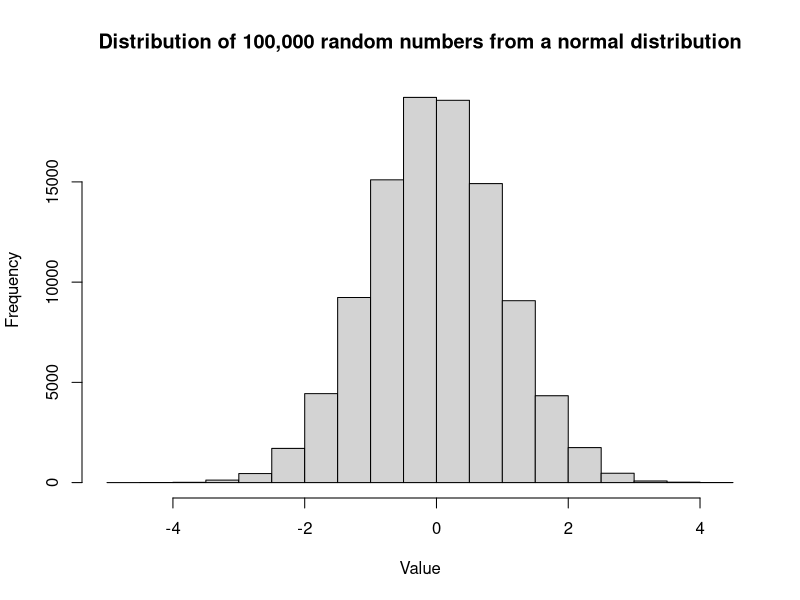
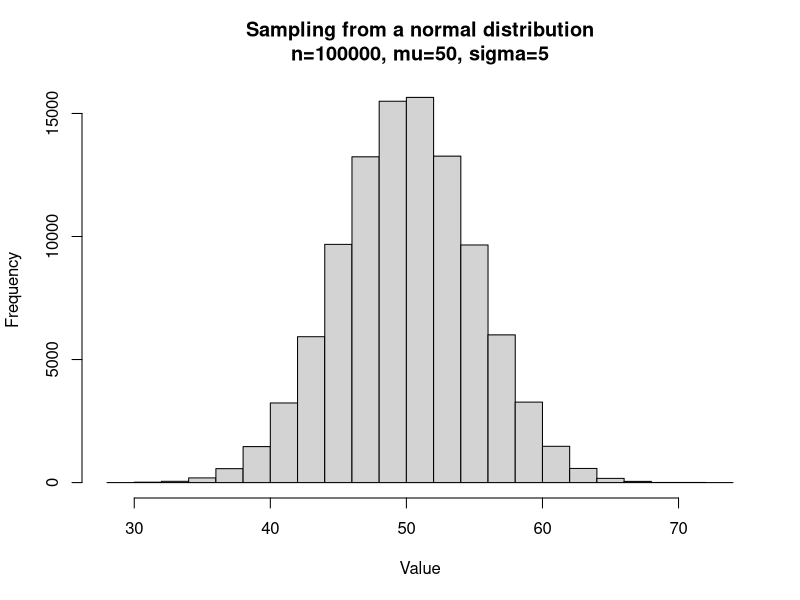
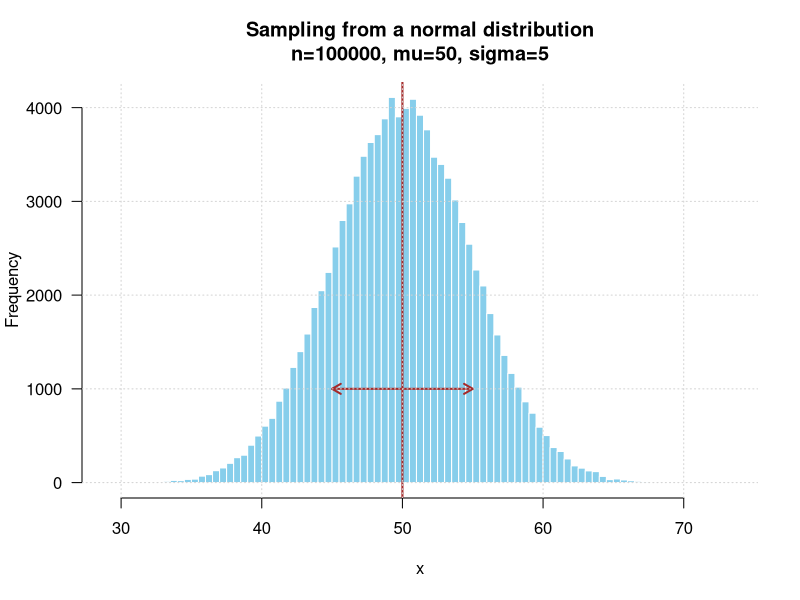
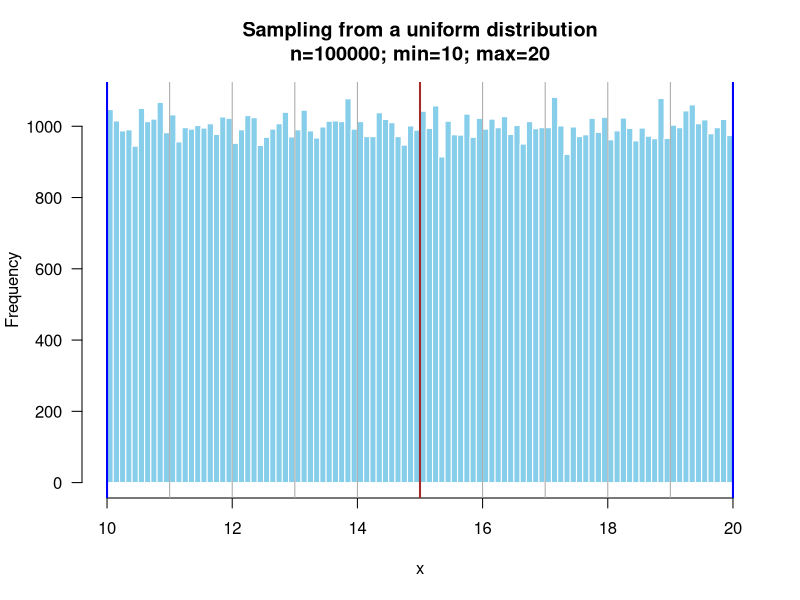
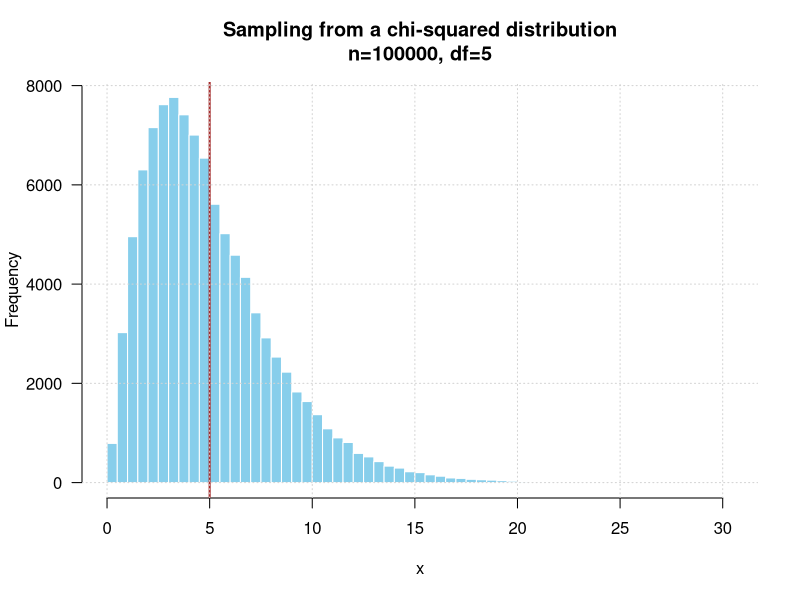
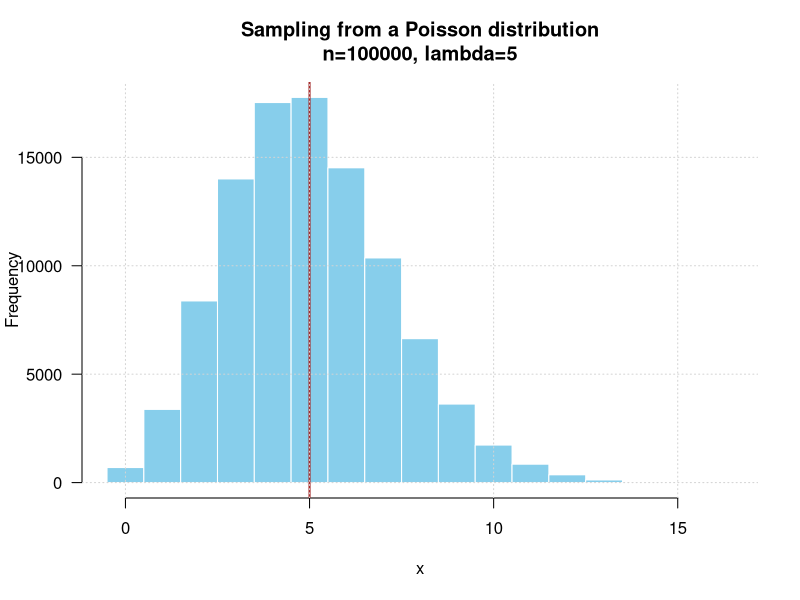
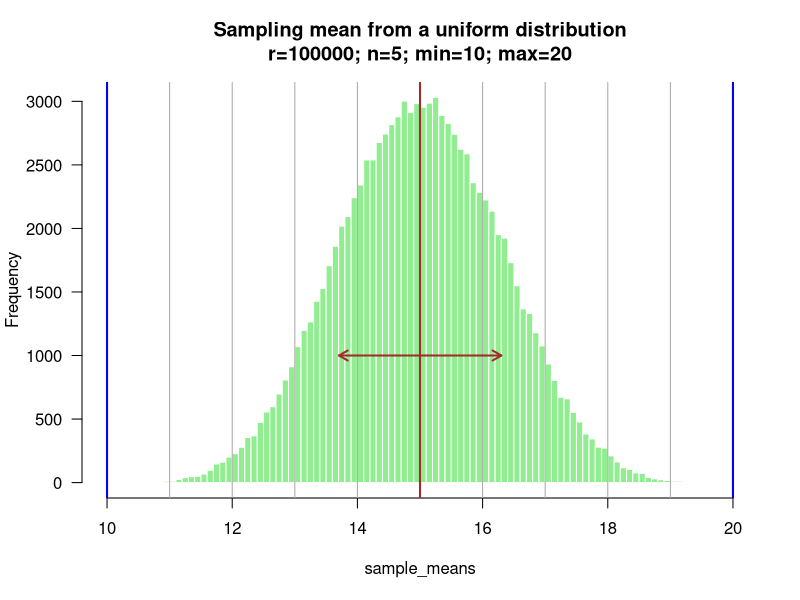
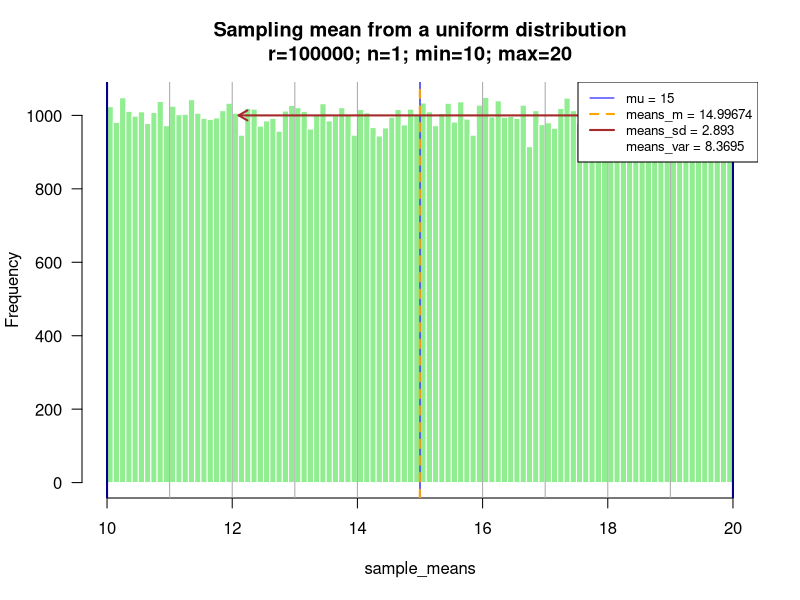

Recreate these plots in R, in order.
## ---- chunk 1
library(knitr)

options(width = 300)
# options(encoding = 'UTF-8')
knitr::opts_chunk$set(
  fig.width = 7, fig.height = 5, 
  fig.path = 'figures/sampling_',
  fig.align = "center", 
  size = "tiny", 
  echo = TRUE, 
  eval = TRUE, 
  warning = FALSE, 
  message = FALSE, 
  results = TRUE, 
  comment = "")

options(scipen = 12) ## Max number of digits for non-scientific notation
# knitr::asis_output("\\footnotesize")

## ---- chunk 2
# Generate 100,000 numbers from a normal distribution with mean=0 and standard deviation=1
x <- rnorm(n = 100000, mean = 0, sd = 1)

# Plot a histogram of the generated numbers
hist(x, 
     main="Distribution of 100,000 random numbers from a normal distribution",
     xlab="Value")
## ---- chunk 3
# Parameters
n <- 100000 # Sample size
mu <- 50     # Mean of the normal distribution
sigma <- 5      # Standard deviation of the normal distribution

# Sample n numbers in a normal population of mean mu and standard deviation sigma
x <- rnorm(n = n, mean = mu, sd = sigma)

# Plot a histogram of the generated numbers
hist(x,
     main=paste0("Sampling from a normal distribution",
                 "\n", # newline character
                 "n=", format(n, scientific = FALSE),
                 ", mu=", mu,
                 ", sigma=", sigma),
     xlab="Value")

## ---- chunk 4
# Parameters
n <- 100000 # Sample size
mu <- 50     # Mean of the normal distribution
sigma <- 5      # Standard deviation of the normal distribution

# Sample n numbers in a normal population of mean mu and standard deviation sigma
x <- rnorm(n = n, mean = mu, sd = sigma)

# Plot a histogram of the generated numbers
hist(x, 
     breaks = 100,
     col="skyblue",
     border = "white",
     las = 1,   # display axis labels horizontally
     main=paste0("Sampling from a normal distribution",
                 "\n", # newline character
                 "n=", format(n, scientific = FALSE),
                 ", mu=", mu,
                 ", sigma=", sigma))


abline(v=mu, lwd=2, col="brown") ## mark the mean
arrows(x0 = mu - sigma, x1 = mu + sigma, 
       y0 = n / 100,  y1 = n/100, 
       code = 3, length = 0.1, lwd=2, 
       col="brown") ## Mark an interval of ± 1 standard deviation around the mean
grid() ## Add a grid

## ---- chunk 5

# Plot a histogram of the generated numbers
n <- 100000
my_min <- 10
my_max <- 20


## Draw random 0numbers
x <- runif(n = n, min = my_min, max = my_max)

## Plot the histogram
hist(x, 
     breaks = 100,
     col="skyblue",
     border = "white",
     las = 1,
     xlim=c(my_min, my_max), # define the limits of X axis to ensure consistency
     main=paste0("Sampling from a uniform distribution",
                 "\n", # newline character
                 "n=", format(n, scientific = FALSE),
                "; min=", my_min,
                "; max=", my_max))
## manually add a vertical grid 
abline(v=seq(from = my_min, 
             to = my_max, 
             length.out=11), 
       col = "darkgrey") 
abline(v=c(my_min, my_max), lwd=2, col="blue") # Mark the limits
abline(v=(my_max + my_min)/2, lwd=2, col="brown") # Mark the mean


## ---- chunk 6

# Plot a histogram of the generated numbers
n <- 100000
my_df <- 5

## Draw random numbers in a chi2 distribution
x <- rchisq(n = n, df = my_df)

## Draw rthe histogram
hist(x, 
     breaks = 100,   ## increase the number of class intervals
     col="skyblue",
     border = "white",
     las = 1,
     main=paste0("Sampling from a chi-squared distribution",
                 "\n", # newline character
                 "n=", format(n, scientific = FALSE),
                ", df=", my_df))
abline(v=my_df, lwd=2, col="brown")
grid()

## ---- chunk 7

# Plot a histogram of the generated numbers
n <- 100000
my_lambda <- 5

## Generate te data by drawing random numbers
x <- rpois(n = n, lambda = my_lambda)


## Draw the histogram
hist(x, 
     breaks = -0.5:(max(x) + 0.5),
     col="skyblue",
     border = "white",
     las = 1,
     main=paste0("Sampling from a Poisson distribution",
                 "\n", # newline character
                 "n=", format(n, scientific = FALSE),
                ", lambda=", my_lambda))
abline(v=my_lambda, lwd=2, col="brown")
grid()

## ---- chunk 8

# Plot a histogram of the generated numbers
r <- 100000     # repetitions
n <- 5          # sample size for each repetition
my_min <- 10    # min of the uniform distribution
my_max <- 20    # max of the uniform distribution

## Draw random numbers 
x <- runif(n = n * r, min = my_min, max = my_max)

## Inject the numbers in a matrix with r rows and n columns
x_matrix <- matrix(data = x, nrow = r, ncol = n)

## Compute sample means
sample_means <- apply(X = x_matrix, MARGIN = 1, FUN = mean)

## Compute some statistics about the sample means
means_m <- mean(sample_means) # compute the mean of the sample means
means_sd <- sd(sample_means) # compute the standard deviation of the sample means

## Draw a histogram
hist(sample_means, 
     breaks = 100,
     col="lightgreen",
     border = "white",
     las = 1,
     xlim=c(my_min, my_max), # define the limits of X axis to ensure consistency
     main=paste0("Sampling mean from a uniform distribution",
                 "\n", # newline character
                 "r=", format(r, scientific = FALSE),
                 "; n=", format(n, scientific = FALSE),
                 "; min=", my_min,
                 "; max=", my_max))

abline(v=seq(from = my_min, 
             to = my_max, 
             length.out=11), 
       col = "darkgrey") ## manually add a vertical grid 
abline(v=c(my_min, my_max), lwd=2, col="blue") # Mark the limits
abline(v=(my_max + my_min)/2, lwd=2, col="brown") # Mark the mean

arrow_height <- r/100 # a bit tricky but suitable
arrows(x0 = means_m - means_sd, x1 = means_m + means_sd, 
       y0 = arrow_height,  y1 = arrow_height, 
       code = 3, length = 0.1, lwd=2, 
       col="brown") ## Mark an interval of ± 1 standard deviation around the sample mean


## ---- chunk 9

# Plot a histogram of the generated numbers
r <- 100000 # repetitions
n_values <- c(1, 2, 4, 8, 16, 32, 64)
my_min <- 10
my_max <- 20
mu <- (my_max + my_min)/2 # Theoretical mean of the uniform distribution, at mid-distance between the max and the min

## Initiate vectors to collect the sampling means parameters
means_m_values <- vector()     ## mean of the r sample means
means_sd_values <- vector()    ## standard deviation of the r sample means
means_var_values <- vector()   ## variance deviation of the r sample means

## Iterate the experiments
for (n in n_values) {
  message("Repetitions: r=", r, "; Sample size: n=", n)
  
  ## Draw random numbers 
  x <- runif(n = n * r, min = my_min, max = my_max)
  
  ## Inject the numbers in a matrix with r rows and n columns
  x_matrix <- matrix(data = x, nrow = r, ncol = n)
  
  ## Compute sample means
  sample_means <- apply(X = x_matrix, MARGIN = 1, FUN = mean)
  
  ## Compute some statistics about the sample means
  means_m <- mean(sample_means) # compute the mean of the sample means

  ## We compute it manually because R var() divides by n-1, which estimates the population variance but is not appropriate for the sample variance we need here
  means_var <- sum((sample_means - means_m)^2)/r # compute the variance of the sample means. 
  # means_var <- (r-1)/r * var(sample_means) # compute the variance of the sample means. We correct the corrective factor r-1, which serves to infer the population mean
  means_sd <- sqrt(means_var) # compute the standard deviation of the sample means
  
  ## Append the current parameters to the vectors  
  means_m_values <- c(means_m_values, means_m)
  means_sd_values <- c(means_sd_values, means_sd)
  means_var_values <- c(means_var_values, means_var)
  
  ## Draw a histogram
  hist(sample_means, 
       breaks = 100,
       col="lightgreen",
       border = "white",
       las = 1,
       xlim=c(my_min, my_max), # define the limits of X axis to ensure consistency
       main=paste0("Sampling mean from a uniform distribution",
                   "\n", # newline character
                   "r=", format(r, scientific = FALSE),
                   "; n=", format(n, scientific = FALSE),
                   "; min=", my_min,
                   "; max=", my_max))
  
  abline(v=seq(from = my_min, 
               to = my_max, 
               length.out=11), 
         col = "darkgrey") ## manually add a vertical grid 
  abline(v=c(my_min, my_max), lwd=2, col="darkblue") # Mark the limits
  abline(v=mu, lwd=1, col="blue") # Mark the mean
  abline(v=means_m, lwd=2, col="orange", lty = "dashed") # Mark the mean
  
  arrow_height <- r/100 # a bit tricky but suitable
  arrows(x0 = means_m - means_sd, x1 = means_m + means_sd, 
         y0 = arrow_height,  y1 = arrow_height, 
         code = 3, length = 0.1, lwd=2, 
         col="brown") ## Mark an interval of ± 1 standard deviation around the sample mean
  
  
  legend(
    "topright",
    legend = c(
      paste0("mu = ", mu), 
      paste0("means_m = ", round(means_m, digits = 5)), 
      paste0("means_sd = ", round(means_sd, digits = 4)),
      paste0("means_var = ", round(means_var, digits = 4))
      ),
    col = c("blue", "orange", "brown", NULL),
    lty = c("solid", "dashed", "solid", NULL),
    lwd=c(1,2,2, 0),
    cex=0.8
  )
}

## Print a table with the results
kable(
  data.frame(n = n_values,
             m = means_m_values,
             var = means_var_values,
             sd = means_sd_values),
  digits = c(0, 5, 3, 3), 
  caption = "Impact of sample size (n) on the mean, variance and standard deviation of the sampling means. ")

## ---- chunk 10
## Plot the variance of sampling means as a function of sample size
plot(n_values, means_var_values, 
     type = "b",
     pch = 19,
     lty = "dashed",
     col = "brown",
     main = "Impact of sample size on the variance of sampling means",
     ylim = c(0, ceiling(max(means_var_values))),
     ylab = paste0("Variance of the sampling mean (", r, " repetitions)"),
     xlab = "Sample size (n)",
     las = 1,
     panel.first = c(grid(),
                     abline(h=0, col="black"))
     )


## ---- chunk 11
## Plot the variance of sampling means as a function of sample size
plot(n_values, means_var_values, 
     type = "b",
     pch = 19,
     lty = "dashed",
     col = "brown",
     log = "xy",
     main = "Impact of sample size on the variance of sampling means\n(logarithmic X and Y scales)",
     ylab = paste0("Variance of the sampling mean (", r, " repetitions)"),
     xlab = "Sample size (n)",
     las = 1,
     panel.first = c(grid(, equilogs = FALSE))
     )


## ---- chunk 12
## Plot the standard deviation of sampling means as a function of sample size
plot(n_values, means_sd_values, 
     type = "b",
     pch = 19,
     lty = "dashed",
     col = "brown",
     main = "Impact of sample size on the standard deviation of sampling means",
     ylim = c(0, ceiling(max(means_sd_values))),
     ylab = paste0("Standard deviation of the sampling mean (", r, " repetitions)"),
     xlab = "Sample size (n)",
     las = 1,
     panel.first = c(grid(),
                     abline(h=0, col="black"))
     )


## ---- chunk 13
## Plot the mean of sampling means as a function of sample size
plot(n_values, means_m_values, 
     type = "p",
     pch = 19,
     lty = "solid",
     col = "orange",
     main = "Impact of sample size on the distribution of sampling means",
     ylim = c(my_min, my_max), 
     ylab = paste0("Mean of the sampling mean (", r, " repetitions)"),
     xlab = "Sample size (n)", 
     las = 1,
     panel.first = c(grid(),
                     abline(h = mu, col = "blue", lwd = 1))
     )


arrows(x0 = n_values, x1 = n_values, 
       y0 = means_m_values - means_sd_values,  y1 = means_m_values + means_sd_values, 
       code = 3, length = 0.07, lwd=2, 
       col="brown") ## Mark an interval of ± 1 standard deviation around the mean
legend("topright",
       legend = c("mu", "mean of the means", "standard deviation of the means"),
       lwd = c(1, 0, 2),
       pch=c(NA, 19, NA),
       col = c("blue", "orange", "brown")
)

